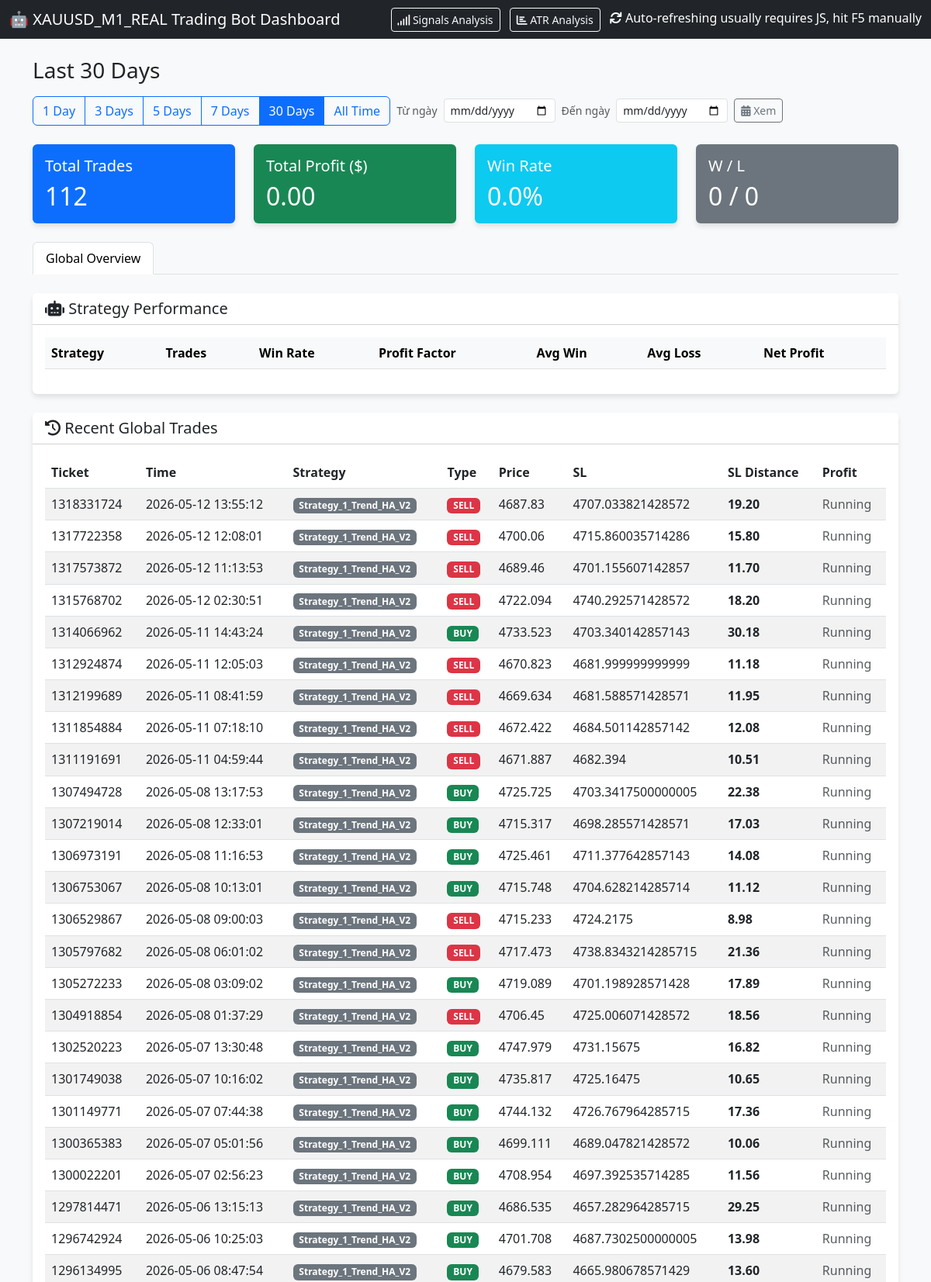
The page / (upper part) on the database its author committed.
### tables this page shows
CREATE TABLE orders (
                ticket INTEGER PRIMARY KEY,
                strategy_name TEXT,
                symbol TEXT,
                order_type TEXT,
                volume REAL,
                open_price REAL,
                sl REAL,
                tp REAL,
                open_time DATETIME,
                close_price REAL,
                profit REAL,
                comment TEXT
            , account_id INTEGER DEFAULT 0);

### dashboard.py (the view, shortened to what this page needs)
@app.route('/')
def index():
    cur = get_db().cursor()
    from_date_param = request.args.get('from_date', '').strip()
    to_date_param = request.args.get('to_date', '').strip()
    days_param = request.args.get('days', '30')
    if from_date_param and to_date_param:
        parsed = _parse_date_range(from_date_param, to_date_param)
        if parsed:
            cutoff_date, end_str, filter_label = parsed
            cutoff_str = cutoff_date.strftime("%Y-%m-%d %H:%M:%S")
            current_filter = 'range'
            cur.execute(
                "SELECT * FROM orders WHERE open_time >= ? AND open_time <= ? ORDER BY open_time DESC",
                (cutoff_str, end_str)
            )
            orders = cur.fetchall()
            cur.execute(
                "SELECT * FROM signals WHERE timestamp >= ? AND timestamp <= ? ORDER BY timestamp DESC LIMIT 50",
                (cutoff_str, end_str)
            )
            signals = cur.fetchall()
        else:
            from_date_param = ''
            to_date_param = ''
            parsed = None
    else:
        parsed = None
    if parsed is None:
        if days_param == "all":
            days = 36500
            filter_label = "All Time"
            current_filter = "all"
        else:
            try:
                days = int(days_param)
                filter_label = f"Last {days} Days"
            except Exception:
                days = 30
                filter_label = "Last 30 Days"
            current_filter = days_param
        cutoff_date = datetime.now() - timedelta(days=days)
        cutoff_str = cutoff_date.strftime("%Y-%m-%d %H:%M:%S")
        cur.execute("SELECT * FROM orders WHERE open_time >= ? ORDER BY open_time DESC", (cutoff_str,))
        orders = cur.fetchall()
        cur.execute("SELECT * FROM signals ORDER BY timestamp DESC LIMIT 50")
        signals = cur.fetchall()
    total_trades = len(orders)
    total_profit = sum([o['profit'] for o in orders if o['profit'] is not None])
    wins = len([o for o in orders if o['profit'] is not None and o['profit'] > 0])
    losses = len([o for o in orders if o['profit'] is not None and o['profit'] < 0])
    win_rate = (wins / total_trades * 100) if total_trades > 0 else 0
    cur.execute("SELECT DISTINCT strategy_name FROM orders")
    strategies = [row['strategy_name'] for row in cur.fetchall()]
    bot_stats = []
    for strat in strategies:
        s_orders = [o for o in orders if o['strategy_name'] == strat and o['profit'] is not None]
        s_total = len(s_orders)
        if s_total == 0: continue
    desired_order = [
        "Strategy_1_Trend_HA",
        "Strategy_1_Trend_HA_V1.1",
        "Strategy_1_Trend_HA_V2",
        "Strategy_1_Trend_HA_V3",
        "Strategy_4_UT_Bot",
        "Strategy_2_EMA_ATR",
        "Strategy_5_Filter_First"
    ]
    bot_stats = [b for b in bot_stats if b['raw_name'] in desired_order]
    bot_stats.sort(key=lambda x: desired_order.index(x['raw_name']))
    return render_template('index.html',
                           orders=orders,
                           signals=signals,
                           total_trades=total_trades,
                           total_profit=total_profit,
                           win_rate=win_rate,
                           wins=wins,
                           losses=losses,
                           bot_stats=bot_stats,
                           current_filter=current_filter,
                           filter_label=filter_label,
                           from_date=from_date_param if from_date_param else '',
                           to_date=to_date_param if to_date_param else '')

### dashboard.py (called while the page is built)
def get_db():
    db = getattr(g, '_database', None)
    if db is None:
        db = g._database = sqlite3.connect(DB_PATH)
        db.row_factory = sqlite3.Row
    return db

@app.teardown_appcontext
def close_connection(exception):
    db = getattr(g, '_database', None)
    if db is not None:
        db.close()

### templates/index.html (shortened to what this page needs)
<!DOCTYPE html>
<html lang="en">
<head>
    <link href="https://cdn.jsdelivr.net/npm/bootstrap@5.3.0/dist/css/bootstrap.min.css" rel="stylesheet">
    <link href="https://cdnjs.cloudflare.com/ajax/libs/font-awesome/6.0.0/css/all.min.css" rel="stylesheet">
</head>
<body>
    <nav class="navbar navbar-dark bg-dark mb-4">
        <div class="container-fluid">
            <span class="navbar-brand mb-0 h1">🤖 XAUUSD_M1_REAL Trading Bot Dashboard</span>
            <div>
                <a href="/signals" class="btn btn-outline-light btn-sm me-2">
                    <i class="fas fa-signal"></i> Signals Analysis
                </a>
                <a href="/atr_analysis" class="btn btn-outline-light btn-sm me-2">
                    <i class="fas fa-chart-bar"></i> ATR Analysis
                </a>
                <span class="text-white"><i class="fas fa-sync"></i> Auto-refreshing usually requires JS, hit F5
                    manually</span>
            </div>
        </div>
    </nav>
    <div class="container mb-4">
        <div class="d-flex flex-wrap justify-content-between align-items-center gap-3">
            <h3 class="mb-0">{{ filter_label }}</h3>
            <div class="d-flex flex-wrap align-items-center gap-2">
                <div class="btn-group" role="group">
                    <a href="/?days=1" class="btn btn-outline-primary {% if current_filter == '1' %}active{% endif %}">1 Day</a>
                    <a href="/?days=3" class="btn btn-outline-primary {% if current_filter == '3' %}active{% endif %}">3 Days</a>
                    <a href="/?days=5" class="btn btn-outline-primary {% if current_filter == '5' %}active{% endif %}">5 Days</a>
                    <a href="/?days=7" class="btn btn-outline-primary {% if current_filter == '7' %}active{% endif %}">7 Days</a>
                    <a href="/?days=30" class="btn btn-outline-primary {% if current_filter == '30' %}active{% endif %}">30 Days</a>
                    <a href="/?days=all" class="btn btn-outline-primary {% if current_filter == 'all' %}active{% endif %}">All Time</a>
                </div>
                <form class="d-flex align-items-center gap-2 flex-wrap" method="get" action="/" style="max-width: 100%;">
                    <label class="form-label mb-0 small text-muted">Từ ngày</label>
                    <input type="date" name="from_date" class="form-control form-control-sm" style="width: auto;" value="{{ from_date }}">
                    <label class="form-label mb-0 small text-muted">Đến ngày</label>
                    <input type="date" name="to_date" class="form-control form-control-sm" style="width: auto;" value="{{ to_date }}">
                    <button type="submit" class="btn btn-sm {% if current_filter == 'range' %}btn-primary{% else %}btn-outline-secondary{% endif %}">
                        <i class="fas fa-calendar-alt"></i> Xem
                    </button>
                </form>
            </div>
        </div>
    </div>
    <div class="container">
        <div class="row mb-4">
            <div class="col-md-3">
                <div class="card bg-primary text-white">
                    <div class="card-body">
                        <h5 class="card-title">Total Trades</h5>
                        <h2 class="card-text">{{ total_trades }}</h2>
                    </div>
                </div>
            </div>
            <div class="col-md-3">
                <div class="card {% if total_profit >= 0 %}bg-success{% else %}bg-danger{% endif %} text-white">
                    <div class="card-body">
                        <h5 class="card-title">Total Profit ($)</h5>
                        <h2 class="card-text">{{ "%.2f"|format(total_profit) }}</h2>
                    </div>
                </div>
            </div>
            <div class="col-md-3">
                <div class="card bg-info text-white">
                    <div class="card-body">
                        <h5 class="card-title">Win Rate</h5>
                        <h2 class="card-text">{{ "%.1f"|format(win_rate) }}%</h2>
                    </div>
                </div>
            </div>
            <div class="col-md-3">
                <div class="card bg-secondary text-white">
                    <div class="card-body">
                        <h5 class="card-title">W / L</h5>
                        <h2 class="card-text">{{ wins }} / {{ losses }}</h2>
                    </div>
                </div>
            </div>
        </div>
        <ul class="nav nav-tabs mb-4" id="myTab" role="tablist">
            <li class="nav-item" role="presentation">
                <button class="nav-link active" id="overview-tab" data-bs-toggle="tab" data-bs-target="#overview"
                    type="button" role="tab" aria-controls="overview" aria-selected="true">Global Overview</button>
            </li>
        </ul>
        <div class="tab-content" id="myTabContent">
            <div class="tab-pane fade show active" id="overview" role="tabpanel" aria-labelledby="overview-tab">
                <div class="card mb-4">
                    <div class="card-header bg-white">
                        <h5 class="mb-0"><i class="fas fa-robot"></i> Strategy Performance</h5>
                    </div>
                    <div class="card-body">
                        <div class="table-responsive">
                            <table class="table table-hover align-middle">
                                <thead class="table-light">
                                    <tr>
                                        <th>Strategy</th>
                                        <th>Trades</th>
                                        <th>Win Rate</th>
                                        <th>Profit Factor</th>
                                        <th>Avg Win</th>
                                        <th>Avg Loss</th>
                                        <th>Net Profit</th>
                                    </tr>
                                </thead>
                            </table>
                        </div>
                    </div>
                </div>
                <div class="card mb-4">
                    <div class="card-header bg-white">
                        <h5 class="mb-0"><i class="fas fa-history"></i> Recent Global Trades</h5>
                    </div>
                    <div class="card-body">
                        <div class="table-responsive">
                            <table class="table table-hover table-striped">
                                <thead>
                                    <tr>
                                        <th>Ticket</th>
                                        <th>Time</th>
                                        <th>Strategy</th>
                                        <th>Type</th>
                                        <th>Price</th>
                                        <th>SL</th>
                                        <th>SL Distance</th>
                                        <th>Profit</th>
                                    </tr>
                                </thead>
                                <tbody>
                                    {% for order in orders[:50] %}
                                    {% set sl_distance = (order.open_price - order.sl) if order.order_type == 'BUY' else (order.sl - order.open_price) if order.sl and order.open_price else None %}
                                    <tr>
                                        <td>{{ order.ticket }}</td>
                                        <td>{{ order.open_time }}</td>
                                        <td><span class="badge bg-secondary">{{ order.strategy_name }}</span></td>
                                        <td>
                                            {% if order.order_type == 'BUY' %}
                                            <span class="badge badge-buy">BUY</span>
                                            {% else %}
                                            <span class="badge badge-sell">SELL</span>
                                            {% endif %}
                                        </td>
                                        <td>{{ order.open_price }}</td>
                                        <td>{{ order.sl if order.sl else '-' }}</td>
                                        <td>
                                            {% if sl_distance is not none %}
                                            <strong>{{ "%.2f"|format(sl_distance) }}</strong>
                                            {% else %}
                                            <span class="text-muted">-</span>
                                            {% endif %}
                                        </td>
                                        <td
                                            class=" ">
                                            {% if order.profit is not none %}
                                            {{ "%.2f"|format(order.profit) }}
                                            {% else %}
                                            <span class="text-muted">Running</span>
                                            {% endif %}
                                        </td>
                                    </tr>
                                    {% endfor %}
                                </tbody>
                            </table>
                        </div>
                    </div>
                </div>
            </div>
        </div>
    </div>
</body>
</html>

### templates/index.html (style rules this page uses)
body { background-color: #f8f9fa; }
.card { box-shadow: 0 4px 6px rgba(0, 0, 0, 0.1); border: none; }
.badge-buy { background-color: #198754; }
.badge-sell { background-color: #dc3545; }

### rows shown on the page
orders: ticket "1318331724", open_time "2026-05-12 13:55:12", strategy_name "Strategy_1_Trend_HA_V2", order_type "SELL", open_price "4687.83", sl "4707.033821428572", sl_distance "19.20"
orders: ticket "1317722358", open_time "2026-05-12 12:08:01", strategy_name "Strategy_1_Trend_HA_V2", order_type "SELL", open_price "4700.06", sl "4715.860035714286", sl_distance "15.80"
orders: ticket "1317573872", open_time "2026-05-12 11:13:53", strategy_name "Strategy_1_Trend_HA_V2", order_type "SELL", open_price "4689.46", sl "4701.155607142857", sl_distance "11.70"
orders: ticket "1315768702", open_time "2026-05-12 02:30:51", strategy_name "Strategy_1_Trend_HA_V2", order_type "SELL", open_price "4722.094", sl "4740.292571428572", sl_distance "18.20"
orders: ticket "1314066962", open_time "2026-05-11 14:43:24", strategy_name "Strategy_1_Trend_HA_V2", order_type "BUY", open_price "4733.523", sl "4703.340142857143", sl_distance "30.18"
orders: ticket "1312924874", open_time "2026-05-11 12:05:03", strategy_name "Strategy_1_Trend_HA_V2", order_type "SELL", open_price "4670.823", sl "4681.999999999999", sl_distance "11.18"
orders: ticket "1312199689", open_time "2026-05-11 08:41:59", strategy_name "Strategy_1_Trend_HA_V2", order_type "SELL", open_price "4669.634", sl "4681.588571428571", sl_distance "11.95"
orders: ticket "1311854884", open_time "2026-05-11 07:18:10", strategy_name "Strategy_1_Trend_HA_V2", order_type "SELL", open_price "4672.422", sl "4684.501142857142", sl_distance "12.08"
orders: ticket "1311191691", open_time "2026-05-11 04:59:44", strategy_name "Strategy_1_Trend_HA_V2", order_type "SELL", open_price "4671.887", sl "4682.394", sl_distance "10.51"
orders: ticket "1307494728", open_time "2026-05-08 13:17:53", strategy_name "Strategy_1_Trend_HA_V2", order_type "BUY", open_price "4725.725", sl "4703.3417500000005", sl_distance "22.38"
orders: ticket "1307219014", open_time "2026-05-08 12:33:01", strategy_name "Strategy_1_Trend_HA_V2", order_type "BUY", open_price "4715.317", sl "4698.285571428571", sl_distance "17.03"
orders: ticket "1306973191", open_time "2026-05-08 11:16:53", strategy_name "Strategy_1_Trend_HA_V2", order_type "BUY", open_price "4725.461", sl "4711.377642857143", sl_distance "14.08"
orders: ticket "1306753067", open_time "2026-05-08 10:13:01", strategy_name "Strategy_1_Trend_HA_V2", order_type "BUY", open_price "4715.748", sl "4704.628214285714", sl_distance "11.12"
orders: ticket "1306529867", open_time "2026-05-08 09:00:03", strategy_name "Strategy_1_Trend_HA_V2", order_type "SELL", open_price "4715.233", sl "4724.2175", sl_distance "8.98"
orders: ticket "1305797682", open_time "2026-05-08 06:01:02", strategy_name "Strategy_1_Trend_HA_V2", order_type "SELL", open_price "4717.473", sl "4738.8343214285715", sl_distance "21.36"
orders: ticket "1305272233", open_time "2026-05-08 03:09:02", strategy_name "Strategy_1_Trend_HA_V2", order_type "BUY", open_price "4719.089", sl "4701.198928571428", sl_distance "17.89"
orders: ticket "1304918854", open_time "2026-05-08 01:37:29", strategy_name "Strategy_1_Trend_HA_V2", order_type "SELL", open_price "4706.45", sl "4725.006071428572", sl_distance "18.56"
orders: ticket "1302520223", open_time "2026-05-07 13:30:48", strategy_name "Strategy_1_Trend_HA_V2", order_type "BUY", open_price "4747.979", sl "4731.15675", sl_distance "16.82"
orders: ticket "1301749038", open_time "2026-05-07 10:16:02", strategy_name "Strategy_1_Trend_HA_V2", order_type "BUY", open_price "4735.817", sl "4725.16475", sl_distance "10.65"
orders: ticket "1301149771", open_time "2026-05-07 07:44:38", strategy_name "Strategy_1_Trend_HA_V2", order_type "BUY", open_price "4744.132", sl "4726.767964285715", sl_distance "17.36"
orders: ticket "1300365383", open_time "2026-05-07 05:01:56", strategy_name "Strategy_1_Trend_HA_V2", order_type "BUY", open_price "4699.111", sl "4689.047821428572", sl_distance "10.06"
orders: ticket "1300022201", open_time "2026-05-07 02:56:23", strategy_name "Strategy_1_Trend_HA_V2", order_type "BUY", open_price "4708.954", sl "4697.392535714285", sl_distance "11.56"
orders: ticket "1297814471", open_time "2026-05-06 13:15:13", strategy_name "Strategy_1_Trend_HA_V2", order_type "BUY", open_price "4686.535", sl "4657.282964285715", sl_distance "29.25"
orders: ticket "1296742924", open_time "2026-05-06 10:25:03", strategy_name "Strategy_1_Trend_HA_V2", order_type "BUY", open_price "4701.708", sl "4687.7302500000005", sl_distance "13.98"
orders: ticket "1296134995", open_time "2026-05-06 08:47:54", strategy_name "Strategy_1_Trend_HA_V2", order_type "BUY", open_price "4679.583", sl "4665.980678571429", sl_distance "13.60"

### other values the page prints
{{ filter_label }} "Last 30 Days"
{{ total_trades }} "112"
{{ "%.2f"|format(total_profit) }} "0.00"
{{ "%.1f"|format(win_rate) }} "0.0"
{{ wins }} "0"
{{ losses }} "0"
